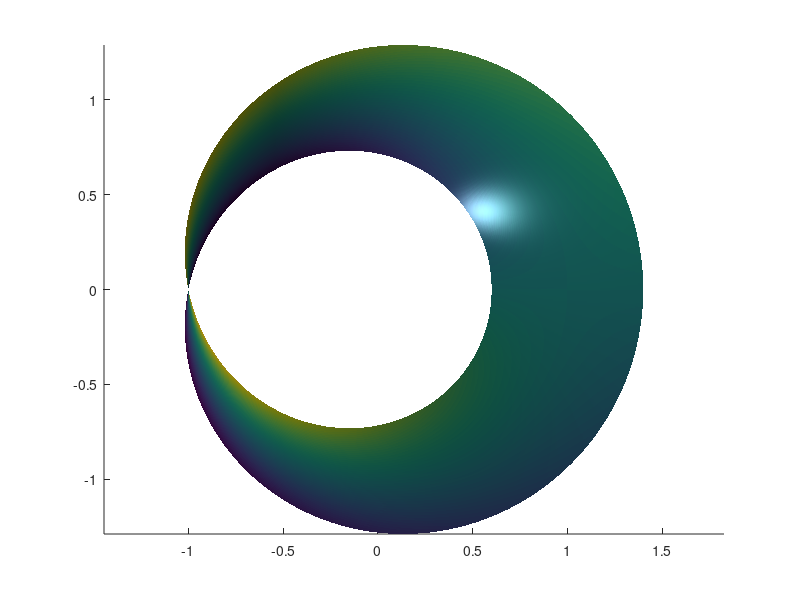

Write MATLAB code to recreate this figure.
%% Striscia di Möbius

u=linspace(0,2*pi,1000);
v=linspace(-.4,.4,1000);

[U,V]=meshgrid(u,v);

x=cos(U)+V.*cos(U./2).*cos(U);
y=sin(U)+V.*cos(U./2).*sin(U);
z=V.*sin(U./2);

light('position',[-1 0 1]);
light('position',[-1.5 0.5 -0.5], 'color', [.6 .2 .2]);
view(3);


surface(x,y,z);
material metal;
axis equal;
shading interp;

clear("x", "y", "z", "u", "v", "U", "V");